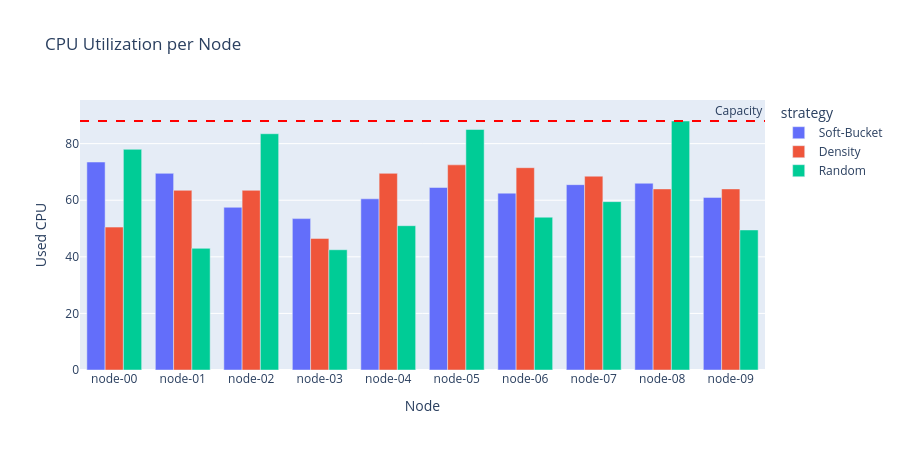

The notebook cell this image was saved under:
### Markdown cell above
## 1. Node CPU utilization per strategy

### Code cell
rows = []
for label, cluster in clusters.items():
    for n in cluster.nodes.values():
        rows.append({
            "strategy": label,
            "node": n.name,
            "used_cpu": n.used_cpu,
            "free_cpu": n.free_cpu,
            "pod_count": len(n.pods),
        })
util_df = pd.DataFrame(rows)

fig = px.bar(
    util_df, x="node", y="used_cpu", color="strategy",
    barmode="group", title="CPU Utilization per Node",
    labels={"used_cpu": "Used CPU", "node": "Node"},
)
fig.add_hline(y=88, line_dash="dash", line_color="red", annotation_text="Capacity")
fig.update_layout(height=450)
fig.show()

### Figure 1 — Plotly figure (JSON) as saved in the notebook; plotly's stock layout.template omitted (floating-point values rounded to 4 significant figures)
{"data": [{"alignmentgroup": "True", "hovertemplate": "strategy=Soft-Bucket<br>Node=%{x}<br>Used CPU=%{y}<extra></extra>", "legendgroup": "Soft-Bucket", "marker": {"color": "#636efa", "pattern": {"shape": ""}}, "name": "Soft-Bucket", "offsetgroup": "Soft-Bucket", "orientation": "v", "showlegend": true, "textposition": "auto", "type": "bar", "x": ["node-00", "node-01", "node-02", "node-03", "node-04", "node-05", "node-06", "node-07", "node-08", "node-09"], "xaxis": "x", "y": [73.5, 69.5, 57.5, 53.5, 60.5, 64.5, 62.5, 65.5, 66.0, 61.0], "yaxis": "y"}, {"alignmentgroup": "True", "hovertemplate": "strategy=Density<br>Node=%{x}<br>Used CPU=%{y}<extra></extra>", "legendgroup": "Density", "marker": {"color": "#EF553B", "pattern": {"shape": ""}}, "name": "Density", "offsetgroup": "Density", "orientation": "v", "showlegend": true, "textposition": "auto", "type": "bar", "x": ["node-00", "node-01", "node-02", "node-03", "node-04", "node-05", "node-06", "node-07", "node-08", "node-09"], "xaxis": "x", "y": [50.5, 63.5, 63.5, 46.5, 69.5, 72.5, 71.5, 68.5, 64.0, 64.0], "yaxis": "y"}, {"alignmentgroup": "True", "hovertemplate": "strategy=Random<br>Node=%{x}<br>Used CPU=%{y}<extra></extra>", "legendgroup": "Random", "marker": {"color": "#00cc96", "pattern": {"shape": ""}}, "name": "Random", "offsetgroup": "Random", "orientation": "v", "showlegend": true, "textposition": "auto", "type": "bar", "x": ["node-00", "node-01", "node-02", "node-03", "node-04", "node-05", "node-06", "node-07", "node-08", "node-09"], "xaxis": "x", "y": [78.0, 43.0, 83.5, 42.5, 51.0, 85.0, 54.0, 59.5, 88.0, 49.5], "yaxis": "y"}], "layout": {"annotations": [{"showarrow": false, "text": "Capacity", "x": 1, "xanchor": "right", "xref": "x domain", "y": 88, "yanchor": "bottom", "yref": "y"}], "barmode": "group", "height": 450, "legend": {"title": {"text": "strategy"}, "tracegroupgap": 0}, "shapes": [{"line": {"color": "red", "dash": "dash"}, "type": "line", "x0": 0, "x1": 1, "xref": "x domain", "y0": 88, "y1": 88, "yref": "y"}], "title": {"text": "CPU Utilization per Node"}, "xaxis": {"anchor": "y", "domain": [0, 1], "title": {"text": "Node"}}, "yaxis": {"anchor": "x", "domain": [0, 1], "title": {"text": "Used CPU"}}}}
